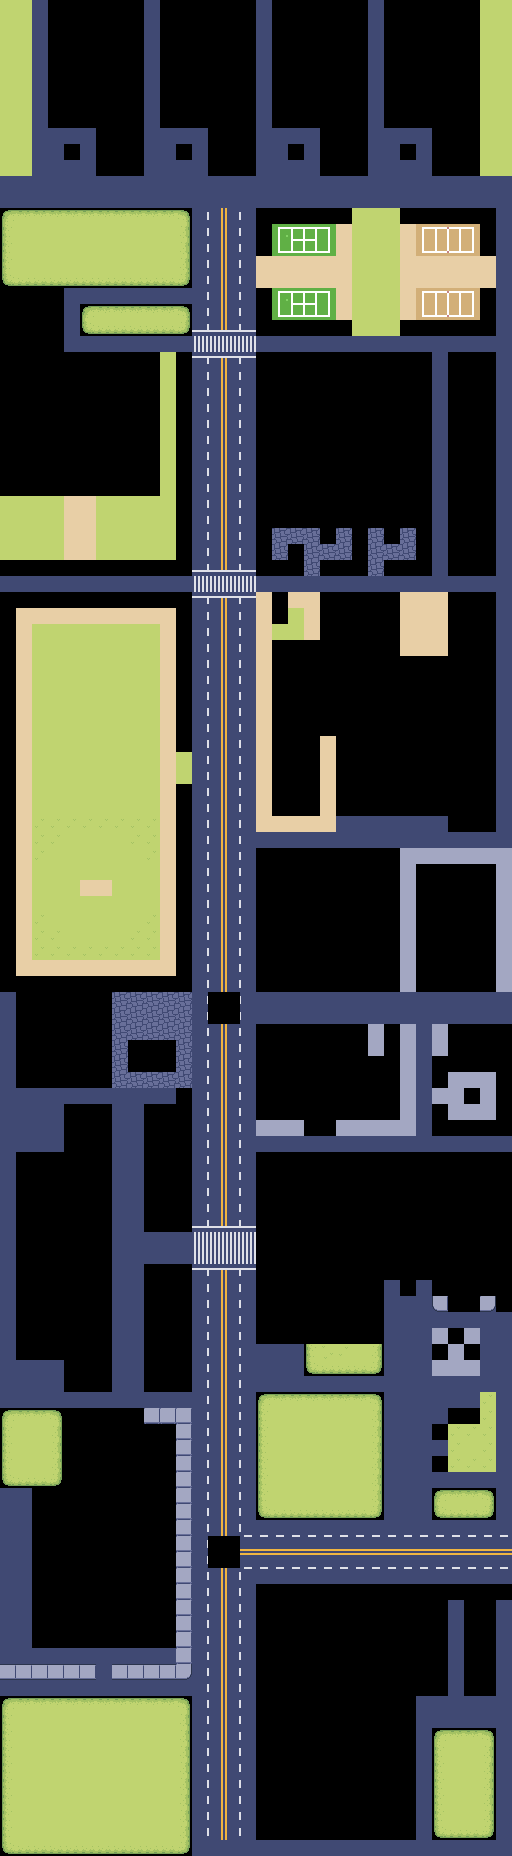

This game map was drawn from its Tiled (.tmx) file and the tilesets committed beside it. A one-line description and the trimmed map source follow:
An orthogonal 32x116 tile map with 16x16 px tiles, 1 tile layer (walkable), 4 hidden layers not drawn, 9 tilesets.

<map version="1.8" tiledversion="1.8.2" orientation="orthogonal" renderorder="right-down" width="32" height="116" tilewidth="16" tileheight="16" infinite="0" nextlayerid="8" nextobjectid="33">
 <editorsettings>
  <export target="iitd_map_test.tmj" format="json" />
 </editorsettings>
 <tileset firstgid="1" source="tilesets/outdoors.tsx" />
 <tileset firstgid="842" source="tilesets/grass.tsx" />
 <tileset firstgid="922" source="tilesets/dirt.tsx" />
 <tileset firstgid="986" source="tilesets/grass_things.tsx" />
 <tileset firstgid="1031" source="tilesets/main_campus.tsx" />
 <tileset firstgid="1055" source="tilesets/iitd.tsx" />
 <tileset firstgid="1469" source="tilesets/indoors.tsx" />
 <tileset firstgid="1725" source="tilesets/vehicles.tsx" />
 <tileset firstgid="2143" source="tilesets/locs.tsx" />
 <layer id="3" name="background" width="32" height="116" visible="0">
  <data>[3712 cells, 535 non-empty, 16 distinct tile ids]</data>
 </layer>
 <layer id="1" name="walkable" width="32" height="116">
  <data>[3712 cells, 2021 non-empty, 79 distinct tile ids]</data>
 </layer>
 <layer id="7" name="locations" width="32" height="116" visible="0">
  <data>[3712 cells, 699 non-empty, 39 distinct tile ids]</data>
 </layer>
 <layer id="5" name="buildings" width="32" height="116" visible="0">
  <data>[3712 cells, 1431 non-empty, 338 distinct tile ids]</data>
 </layer>
 <layer id="6" name="objects" width="32" height="116" visible="0">
  <data>[3712 cells, 360 non-empty, 70 distinct tile ids]</data>
 </layer>
</map>
